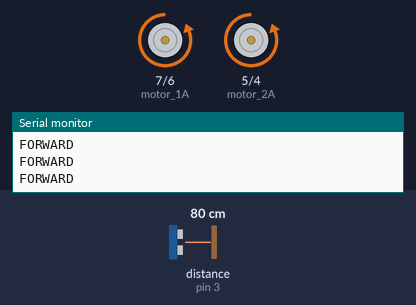
A sketch run on a simulated Arduino Uno, built with avr-gcc and run on an emulated ATmega328P. On the bench: motor-driver pin pairs drawn as motors (green arrow = first pin HIGH = forward, orange = second pin HIGH = backward, longer = more drive, scaled by the enable pin), the last lines printed to the serial monitor. Wiring (inferred from the names in the program): ultrasonic range finder: trigger pin 2; echo pin 3. The test bench sets the inputs (shaded band); at power-on: distance to the obstacle (sensor on pin 3) 80 cm. The echo pulse lasts 58.3 µs per cm; random numbers use the default seed unless the sketch sets one.

Above: at 1.2 s.
1.3 s: distance to the obstacle (sensor on pin 3) set to 60 cm
2.8 s: distance to the obstacle (sensor on pin 3) set to 51 cm
At 4.0 s:
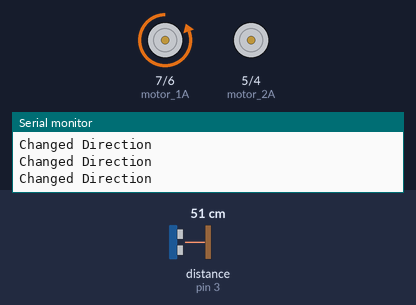
4.5 s: distance to the obstacle (sensor on pin 3) set to 120 cm
At 5.7 s:
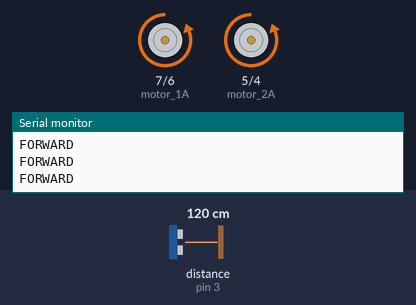
6.0 s: distance to the obstacle (sensor on pin 3) set to 2 cm
7.5 s: distance to the obstacle (sensor on pin 3) set to 250 cm
At 8.1 s:
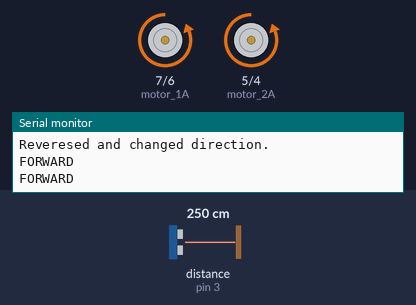
Timing chart, 0 to 10.0 s (numbered marks = the images above; inputs shaded):
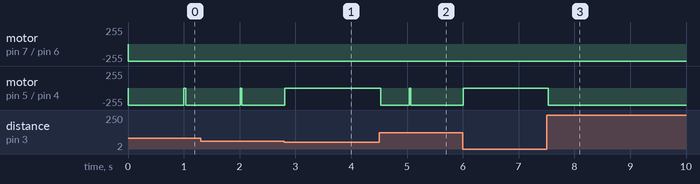

The sketch:

DB_LEVEL.ino
```cpp
#include "ultrasonic_sensor.h"

//Variables
int ENA = 8;
int ENB = 9;
int motor_1A = 7;
int motor_1B = 6;
int motor_2A = 5;
int motor_2B = 4;

int prevDistance = -1;

unsigned long previousMillis = 0;

const long interval = 1000;

const double LIMIT = 0.55;

int directionCar = -1;
int prevDirectionCar = -1;

void motor1(boolean reverse)
{
  if (reverse)
  {
    digitalWrite(motor_1A, HIGH);
    digitalWrite(motor_1B, LOW);

    digitalWrite(ENA, HIGH);
  }
  else
  {
    digitalWrite(motor_1A, LOW);
    digitalWrite(motor_1B, HIGH);

    digitalWrite(ENA, HIGH);
  }
}

void motor2(boolean reverse)
{
  if (reverse)
  {
    digitalWrite(motor_2A, HIGH);
    digitalWrite(motor_2B, LOW);

    digitalWrite(ENB, HIGH);
  }
  else
  {
    digitalWrite(motor_2A, LOW);
    digitalWrite(motor_2B, HIGH);

    digitalWrite(ENB, HIGH);
  }
}

int getRandomDirection()
{
  int randomDir = random(0, 1);
  return randomDir;
}

void motor(int dir)
{
  //RIGHT
  if (dir == 0)
  {
    motor1(false);
  }
  //LEFT
   else if (dir == 1)
  {
    motor2(false);
  }
  //REVERSE
   else if (dir == 2)
  {
    motor1(true);
    motor2(true);
  }

  prevDirectionCar = directionCar;
  directionCar = dir;
}

void brake() {
  digitalWrite(ENA, LOW);
  digitalWrite(ENB, LOW);
}

void setup() {
  Serial.begin(9600);

  pinMode(ENA, OUTPUT);
  pinMode(ENB, OUTPUT);

  pinMode(motor_1A, OUTPUT);
  pinMode(motor_1B, OUTPUT);

  pinMode(motor_2A, OUTPUT);
  pinMode(motor_2B, OUTPUT);

  setup_sensor();
}

void loop() {
  double distance = getMetersDistance();
  int roundedDistance = distance;
  unsigned long currentMillis = millis();

  if (roundedDistance == prevDistance && (currentMillis - previousMillis) >= interval)
  {
    previousMillis = currentMillis;

    motor1(true);
    motor2(true);

    int dir = getRandomDirection();

    brake();

    motor(dir);

    Serial.println("Reveresed and changed direction.");
  }

  if (distance < LIMIT)
  {
    int dir = getRandomDirection();

    brake();

    motor(dir);

    Serial.println("Changed Direction");

  }
  else {
    motor1(false);
    motor2(false);

    Serial.println("FORWARD");
  }

  prevDistance = distance;
}
```

ultrasonic_sensor.cpp
```cpp
#include "Arduino.h"

const int trigPin = 2;
const int echoPin = 3;

// defines variables
long duration;
double distance;

void setup_sensor() {
  pinMode(trigPin, OUTPUT); // Sets the trigPin as an Output
  pinMode(echoPin, INPUT); // Sets the echoPin as an Input
}

double getMetersDistance() {
  // Clears the trigPin
  digitalWrite(trigPin, LOW);
  delayMicroseconds(2);

  // Sets the trigPin on HIGH state for 10 micro seconds
  digitalWrite(trigPin, HIGH);
  delayMicroseconds(10);
  digitalWrite(trigPin, LOW);

  // Reads the echoPin, returns the sound wave travel time in microseconds
  duration = pulseIn(echoPin, HIGH);

  // Calculating the distance
  distance = (duration * 0.034 / 2) / 100;

  return distance;
}
```

ultrasonic_sensor.h
```cpp
#ifndef UltrasonicSensor_h
#define UltrasonicSensor_h

#include "Arduino.h"

void setup_sensor();

double getMetersDistance();

#endif
```

Measured:
- the behaviour switches between 56 and 55 cm on distance to the obstacle (sensor on pin 3) (found by bisection; images 0 and 1)
- after the input at 4.5 s, motor on pin 5 (motor_2A) / pin 4 (motor_2B): stopped → backward 255/255 at once
- after the input at 7.5 s, motor on pin 5 (motor_2A) / pin 4 (motor_2B): stopped → backward 255/255 at once
